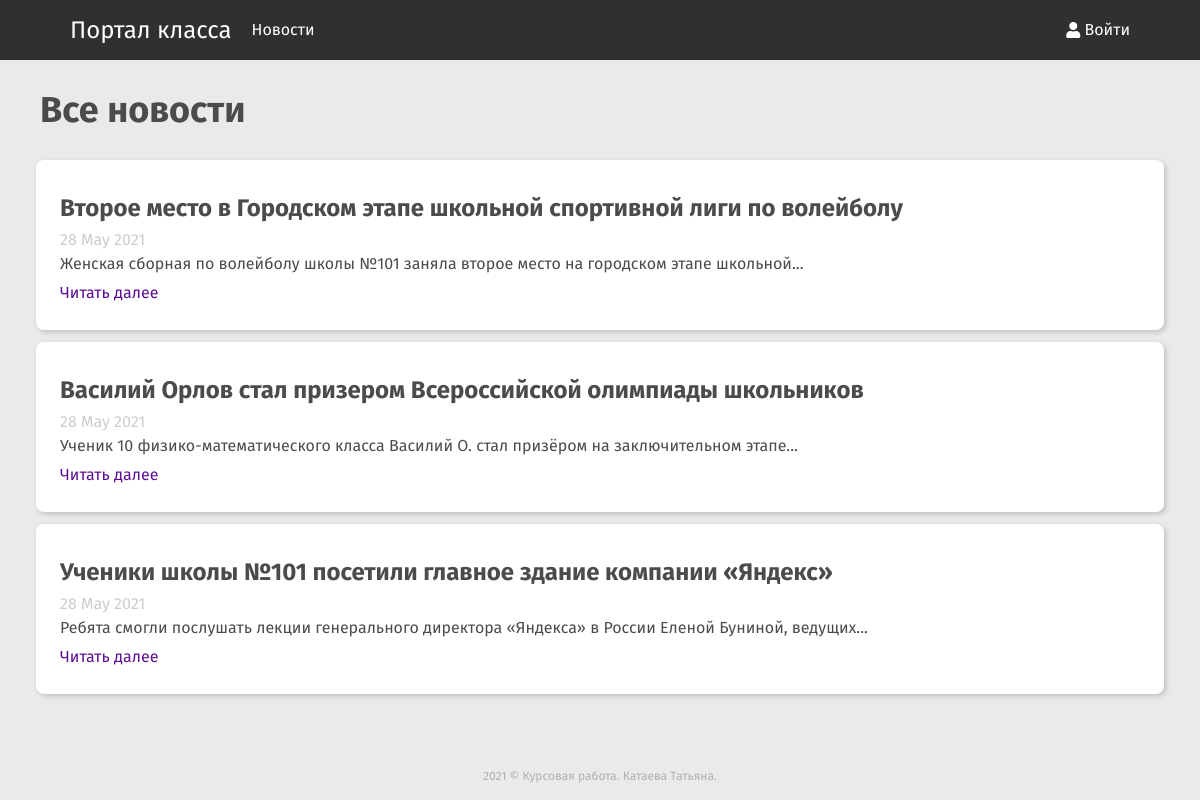
The page /all_news on the database its author committed.
### models/news.py (models this page shows)
class News(db.Model):
    id = db.Column(db.Integer, primary_key=True, autoincrement=True)
    title = db.Column(db.String(120), unique=False, nullable=False)
    description = db.Column(db.Text, nullable=False)
    date = db.Column(db.DateTime, default=datetime.datetime.utcnow)
    text = db.Column(db.Text, nullable=False)
    img = db.Column(db.String, nullable=False)

### app.py (the view)
@app.route('/all_news')
def all_news_page():
    news = News.query.all()
    return render_template('all_news.html', news=news)

### app.py (called while the page is built)
def format_datetime(value, format="%e %B %Y"):
    if value is None:
        return ""
    return value.strftime(format)

### templates/all_news.html (shortened to what this page needs)
{% extends 'base.html' %}
{% block header %}
    <link rel="stylesheet" href="/static/css/all_news.css">
{% endblock %}
{% block content %}
    <h1 style="margin: 20px 40px"> Все новости </h1>
    <div class="container all-news">
    <section class="news">
    {% for n in news %}
        <div class="news_item">
            <h2>{{ n.title }}</h2>
            <span class="news_date">{{ n.date | formatdatetime }}</span>
            <p>{{ n.description }}</p>
            <a href="/news/{{ n.id }}" class="news_read-more">Читать далее</a>
        </div>
    {% endfor %}
    </section>
    </div>
{% endblock %}

### static/css/all_news.css (style rules this page uses)
.news_item { width: 400px; padding: 24px; background-color: #fff; border-radius: 8px; box-shadow: #a2a2a299 2px 2px 5px; display: flex; flex-grow: 1; flex-direction: column; }
.news_date { color: #ccc; }
.news_read-more { text-decoration: none; color: #5c0d93; margin-top: auto; padding: 5px 0; }
.all-news .news { flex-wrap: wrap; }
.all-news .news_item { margin: 12px 36px; width: auto; }

### static/css/style.css (style rules this page uses)
html { height: 100%; }
body { min-height: 100%; background-color: #eaeaea; font-family: 'Fira Sans', "Avenir Next", serif; display: flex; flex-direction: column; color: #4b4b4b; }
.container { flex-grow: 1; }
* { box-sizing: border-box; }
a { display: flex; padding: 0 10px; color: white; text-decoration: none; }
h1 { font-size: 36px; font-weight: bold; padding: 12px 0; }
h2 { font-size: 24px; font-weight: bold; padding: 12px 0; }
p { margin: 8px 0; }

### rows shown on the page
News: title "Второе место в Городском этапе школьной спортивной лиги по волейболу", date "28 May 2021", description "Женская сборная по волейболу школы №101 заняла второе место на городском этапе школьной..."
News: title "Василий Орлов стал призером Всероссийской олимпиады школьников", date "28 May 2021", description "Ученик 10 физико-математического класса Василий О. стал призёром на заключительном этапе..."
News: title "Ученики школы №101 посетили главное здание компании «Яндекс»", date "28 May 2021", description "Ребята смогли послушать лекции генерального директора «Яндекса» в России Еленой Буниной, ведущих..."
